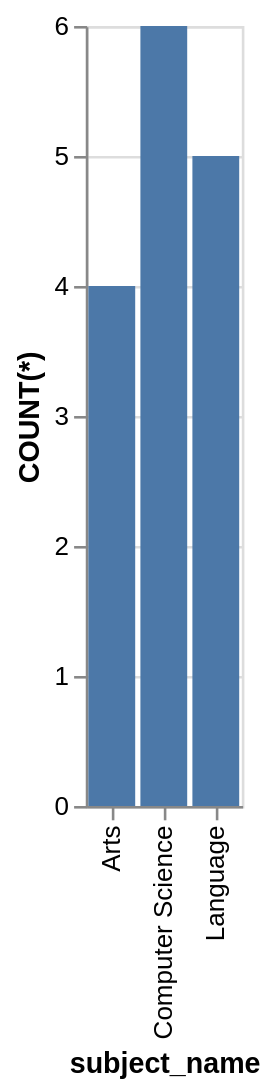

Source (Vega-Lite JSON):
### Vega-Lite specification from a JSON file in a GitHub repository (floating-point values rounded to 4 significant figures)
{"data": {"values": [{"x_data": "Arts", "y_data": 4}, {"x_data": "Computer Science", "y_data": 6}, {"x_data": "Language", "y_data": 5}]}, "mark": "bar", "encoding": {"x": {"field": "x_data", "type": "nominal", "title": "subject_name", "sort": "ascending"}, "y": {"field": "y_data", "type": "quantitative", "title": "COUNT(*)"}}}
